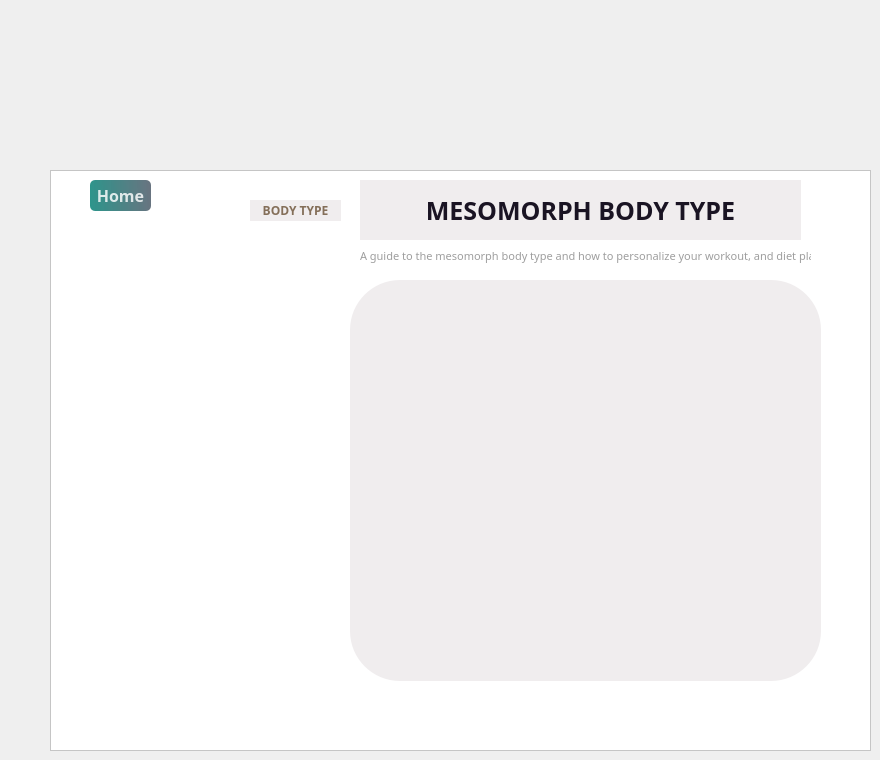
    <widget class="QWidget" name="page_9">
     <widget class="QFrame" name="frame_10">
      <property name="geometry">
       <rect>
        <x>50</x>
        <y>170</y>
        <width>821</width>
        <height>581</height>
       </rect>
      </property>
      <property name="styleSheet">
       <string notr="true">background-color: rgb(255, 255, 255);</string>
      </property>
      <property name="frameShape">
       <enum>QFrame::StyledPanel</enum>
      </property>
      <property name="frameShadow">
       <enum>QFrame::Raised</enum>
      </property>
      <widget class="QLabel" name="label_43">
       <property name="geometry">
        <rect>
         <x>20</x>
         <y>70</y>
         <width>261</width>
         <height>441</height>
        </rect>
       </property>
       <property name="styleSheet">
        <string notr="true">border-image: url(:/images/mesomorph.png);
border-radius:50px;</string>
       </property>
       <property name="text">
        <string/>
       </property>
      </widget>
      <widget class="QLabel" name="label_44">
       <property name="geometry">
        <rect>
         <x>300</x>
         <y>110</y>
         <width>471</width>
         <height>401</height>
        </rect>
       </property>
       <property name="styleSheet">
        <string notr="true">
background-color: #F0EDEE;
border-radius:50px;</string>
       </property>
       <property name="text">
        <string/>
       </property>
      </widget>
      <widget class="QLabel" name="label_45">
       <property name="geometry">
        <rect>
         <x>310</x>
         <y>10</y>
         <width>441</width>
         <height>61</height>
        </rect>
       </property>
       <property name="font">
        <font>
         <family>Sitka Banner</family>
         <pointsize>19</pointsize>
         <bold>true</bold>
        </font>
       </property>
       <property name="styleSheet">
        <string notr="true">
border-radius:150px;
color: #1A1423;

background-color: #F0EDEE;
</string>
       </property>
       <property name="text">
        <string>MESOMORPH BODY TYPE</string>
       </property>
       <property name="alignment">
        <set>Qt::AlignCenter</set>
       </property>
      </widget>
      <widget class="QPushButton" name="pushButton_9">
       <property name="geometry">
        <rect>
         <x>40</x>
         <y>10</y>
         <width>61</width>
         <height>31</height>
        </rect>
       </property>
       <property name="font">
        <font>
         <family>Sitka Banner</family>
         <pointsize>12</pointsize>
         <bold>true</bold>
        </font>
       </property>
       <property name="styleSheet">
        <string notr="true">

QPushButton#pushButton_9{
	background-color: qlineargradient(spread:pad, x1:0, y1:0.505682, x2:1, y2:0.477, stop:0 rgba(11, 131, 120, 219), stop:1 rgba(85, 98, 112, 226));
	color:rgba(255, 255, 255, 210);
	border-radius:5px;
}

QPushButton#pushButton_9:hover{
	background-color: qlineargradient(spread:pad, x1:0, y1:0.505682, x2:1, y2:0.477, stop:0 rgba(150, 123, 111, 219), stop:1 rgba(85, 81, 84, 226));
}

QPushButton#pushButton_9:pressed{
	padding-left:5px;
	padding-top:5px;
	background-color:rgba(150, 123, 111, 255);
}
</string>
       </property>
       <property name="text">
        <string>Home</string>
       </property>
      </widget>
      <widget class="QLabel" name="label_46">
       <property name="geometry">
        <rect>
         <x>200</x>
         <y>30</y>
         <width>91</width>
         <height>21</height>
        </rect>
       </property>
       <property name="font">
        <font>
         <family>Sitka Banner</family>
         <pointsize>9</pointsize>
         <bold>true</bold>
        </font>
       </property>
       <property name="styleSheet">
        <string notr="true">color:rgb(132, 111, 89);



background-color: #F0EDEE;
border-radius:50px;</string>
       </property>
       <property name="text">
        <string>BODY TYPE</string>
       </property>
       <property name="alignment">
        <set>Qt::AlignCenter</set>
       </property>
      </widget>
      <widget class="QLabel" name="label_47">
       <property name="geometry">
        <rect>
         <x>310</x>
         <y>70</y>
         <width>451</width>
         <height>31</height>
        </rect>
       </property>
       <property name="font">
        <font>
         <family>Sitka Banner</family>
         <pointsize>8</pointsize>
        </font>
       </property>
       <property name="styleSheet">
        <string notr="true">color:rgb(158, 158, 158)
</string>
       </property>
       <property name="text">
        <string>A guide to the mesomorph body type and how to personalize your workout, and diet plans.</string>
       </property>
      </widget>
     </widget>
    </widget>
